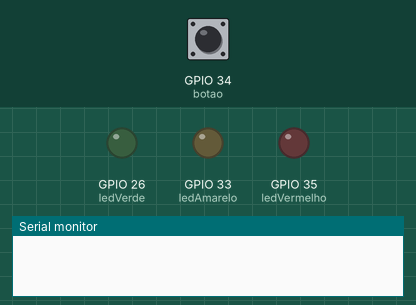
Bench run of a sketch on a simulated ESP32. Shown: output pins drawn as LEDs (lit = HIGH), the last lines printed to the serial monitor. The inputs (shaded band) are chosen by the test bench; at power-on: GPIO 34 (botao) LOW.

Above: at 1.2 s.
1.3 s: GPIO 34 (botao) pulled HIGH for 0.15 s
At 1.6 s:
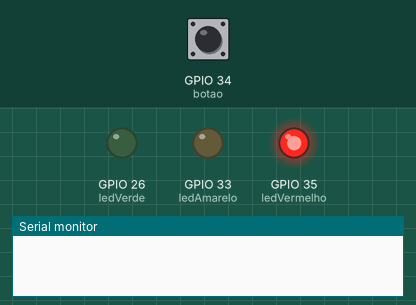
4.4 s: GPIO 34 (botao) pulled HIGH for 1 s
At 5.9 s:
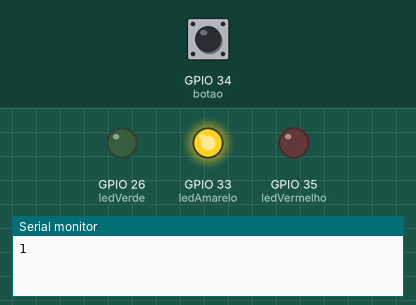
8.4 s: GPIO 34 (botao) pulled HIGH for 3.2 s
At 10.8 s:
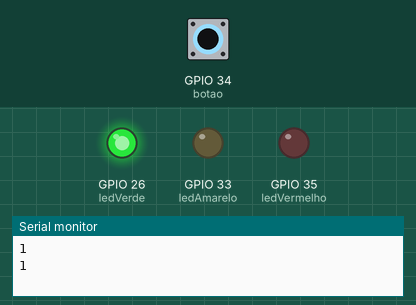
Timing chart, 0 to 15.0 s (numbered marks = the images above; inputs shaded):
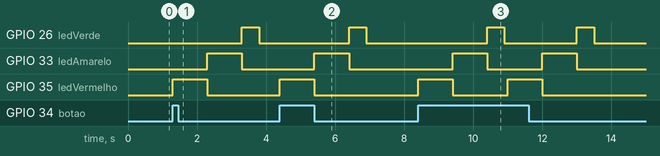

Measured:
- after the input at 1.3 s, GPIO 26 (ledVerde): LOW → HIGH after 2.0 s, → LOW 0.50 s later; GPIO 33 (ledAmarelo): LOW → HIGH after 1.0 s, → LOW 1.0 s later; GPIO 35 (ledVermelho): LOW → HIGH at once, → LOW 1.0 s later
- after the input at 4.4 s, GPIO 26 (ledVerde): LOW → HIGH after 2.0 s, → LOW 0.50 s later; GPIO 33 (ledAmarelo): LOW → HIGH after 1.0 s, → LOW 1.0 s later; GPIO 35 (ledVermelho): LOW → HIGH at once, → LOW 1.0 s later
- after the input at 8.4 s, GPIO 26 (ledVerde): alternates HIGH for 0.50 s and LOW for 2.1 s, 4 changes in all, then stays LOW, starting after 2.0 s; GPIO 33 (ledAmarelo): alternates HIGH for 1.0 s and LOW for 1.6 s, 4 changes in all, then stays LOW, starting after 1.0 s

The sketch:

semafaro.ino
```cpp
const int ledVermelho = 35;
const int ledAmarelo = 33;
const int ledVerde = 26;
const int botao = 34;
const int LEDs[3] = {ledVermelho, ledAmarelo, ledVerde};
int estadoBotao ;

void setup() {
  pinMode(botao, INPUT);
  pinMode(ledAmarelo, OUTPUT);
  pinMode(ledVermelho, OUTPUT);
  pinMode(ledVerde, OUTPUT);
  Serial.begin(9600);
}

void loop() {
  estadoBotao = digitalRead(botao);
  if (estadoBotao == HIGH){
    for (int i = 0; i < 3; i++){
      digitalWrite(LEDs[i], HIGH);
      if (i == 2){
        delay(500);
      }
      else{
        delay(1000);
      }
      digitalWrite(LEDs[i], LOW);
    }
  Serial.println(estadoBotao);
  delay(100);
  }
  estadoBotao = digitalRead(botao);
}
```
